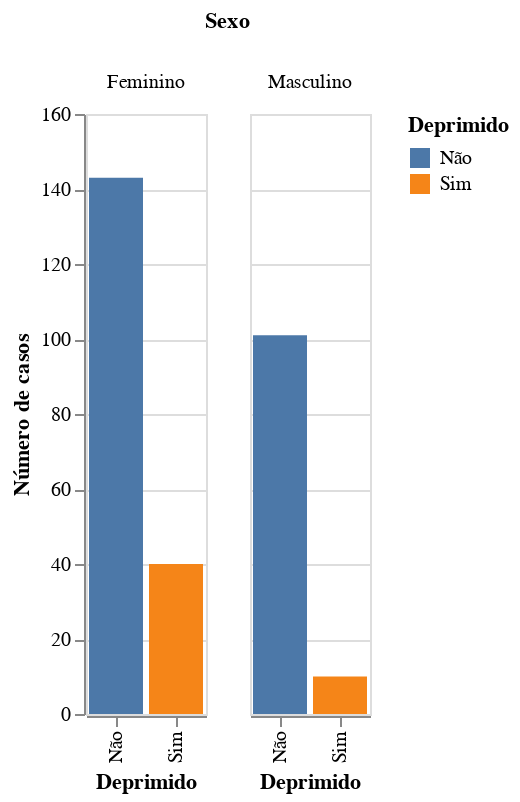

The notebook cell saved with this chart:
### Code cell
#Quantidade de pessoas deprimidas por sexo

alt.Chart(df).mark_bar().encode(
    x = alt.X('cases:N', title= 'Deprimido'),
    y = alt.Y('count(cases)', title='Número de casos'),
    color = alt.Color('cases:N', title='Deprimido'),
    column = alt.Column('sex:N', title='Sexo'),
    tooltip =['count(cases)','sex']
).properties(
    width = 60,
    height = 300)

### Figure 1 — Vega-Lite specification as saved in the notebook (floating-point values rounded to 4 significant figures; data arrays with more than 128 entries replaced by an {"elided": "..."} marker saying what was removed)
{"config": {"view": {"continuousWidth": 400, "continuousHeight": 300}}, "data": {"name": "data-06409d8ff8c2ee05e2614cd49525f90d"}, "mark": "bar", "encoding": {"color": {"type": "nominal", "field": "cases", "title": "Deprimido"}, "column": {"type": "nominal", "field": "sex", "title": "Sexo"}, "tooltip": [{"type": "nominal", "aggregate": "count", "field": "cases"}, {"type": "nominal", "field": "sex"}], "x": {"type": "nominal", "field": "cases", "title": "Deprimido"}, "y": {"type": "nominal", "aggregate": "count", "field": "cases", "title": "Número de casos"}}, "height": 300, "width": 60, "$schema": "https://vega.github.io/schema/vega-lite/v4.8.1.json", "datasets": {"data-06409d8ff8c2ee05e2614cd49525f90d": {"elided": "294 records"}}}
